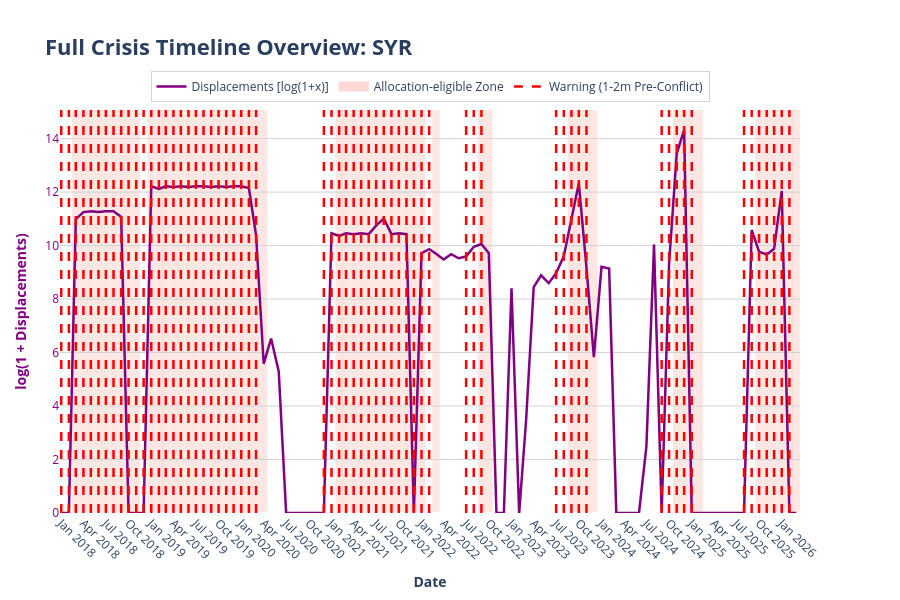

Notebook code for this chart:
### Code cell
import pandas as pd
import numpy as np
import plotly.graph_objects as go

def plot_full_crisis_timeline(df, cerf_path, country_code):
    # 1. PREPARAR EL DATAFRAME PRINCIPAL
    if 'iso3' not in df.columns:
        df = df.reset_index()
        
    df_plot = df[df['iso3'] == country_code].copy()
    df_plot['month'] = pd.to_datetime(df_plot['month'])
    df_plot = df_plot.sort_values('month')
    
    if df_plot.empty:
        print(f"No hay datos en el DataFrame principal para el país: {country_code}")
        return

    # Transformación Log(1 + x) para desplazamientos
    df_plot['disp_log1p'] = np.log1p(df_plot['monthly_displacement'].fillna(0))

    # Extraer las fechas de alerta target_2m (marcadas a mitad de mes)
    if 'target_2m' in df_plot.columns:
        warning_months = df_plot[df_plot['target_2m'] == 1]['month']
        warning_dates = warning_months + pd.Timedelta(days=0)
    else:
        warning_dates = pd.Series(dtype='datetime64[ns]')

    # 3. CREAR LA FIGURA INTERACTIVA
    fig = go.Figure()

    # --- B. Desplazamientos (Línea simple morada - Puesta en y1 para que NO desaparezca) ---
    fig.add_trace(go.Scatter(
        x=df_plot['month'],
        y=df_plot['disp_log1p'],
        customdata=df_plot['monthly_displacement'], 
        mode='lines', 
        name='Displacements [log(1+x)]',
        line=dict(color='purple', width=2.5),
        yaxis='y1',
        hovertemplate='<b>Date:</b> %{x|%b %Y}<br><b>Displacements (Real):</b> %{customdata:,.0f}<br><b>log(1+x):</b> %{y:.2f}<extra></extra>'
    ))

    # --- D. Zonas de Conflicto (Fondo sombreado salmón) ---
    if 'allocation-eligible' in df_plot.columns:
        conflict_months = df_plot[df_plot['allocation-eligible'] == 1]['month']
        for c_month in conflict_months:
            fig.add_vrect(
                x0=c_month - pd.Timedelta(days=15), 
                x1=c_month + pd.Timedelta(days=15),
                fillcolor="salmon",
                opacity=0.2,
                layer="below",
                line_width=0,
            )
        # Leyenda del conflicto
        fig.add_trace(go.Scatter(
            x=[None], y=[None], mode='lines', name='Allocation-eligible Zone',
            line=dict(color='salmon', width=10), opacity=0.3, yaxis='y1'
        ))

    # --- NUEVO: Condición >50k Desplazamientos (Fondo azul clarito) ---
    # Comprueba que tu columna se llame 'target'. Si se llama 'target_4m', cámbialo aquí.
    target_col = 'target' if 'target' in df_plot.columns else None
    if target_col:
        target_months = df_plot[df_plot[target_col] == 1]['month']
        for t_month in target_months:
            fig.add_vrect(
                x0=t_month - pd.Timedelta(days=15), 
                x1=t_month + pd.Timedelta(days=15),
                fillcolor="lightblue",
                opacity=0.3,
                layer="below",
                line_width=0,
            )
        fig.add_trace(go.Scatter(
            x=[None], y=[None], mode='lines', name='>50k Displacements (Target)',
            line=dict(color='lightblue', width=10), opacity=0.4, yaxis='y1'
        ))

    # --- F. Líneas conflict_2m (Líneas verticales rojas a rayas) ---
    if not warning_dates.empty:
        for w_date in warning_dates:
            fig.add_shape(
                type="line",
                x0=w_date, x1=w_date,
                y0=0, y1=1,
                xref="x", yref="paper",
                line=dict(width=2.5, dash="dash", color="red"),
            )
        # Leyenda de Alertas
        fig.add_trace(go.Scatter(
            x=[None], y=[None], mode='lines', name='Warning (1-2m Pre-Conflict)',
            line=dict(color='red', width=2.5, dash='dash'), yaxis='y1'
        ))

    # --- 4. CONFIGURACIÓN DEL LAYOUT (Eliminados los ejes invisibles) ---
    fig.update_layout(
        title=dict(
            text=f'<b>Full Crisis Timeline Overview: {country_code}</b>',
            font=dict(size=22),
            x=0.05
        ),
        margin=dict(l=60, r=100, t=110, b=60), 
        height=600,
        plot_bgcolor='white',
        hovermode="closest",
        
        xaxis=dict(
            title=dict(text="<b>Date</b>"),
            showgrid=False,
            dtick="M3",
            tickformat="%b %Y",
            tickangle=45
        ),
        
        # Eje Y1: Ahora son los Desplazamientos
        yaxis=dict(
            title=dict(text="<b>log(1 + Displacements)</b>", font=dict(color="purple")),
            tickfont=dict(color="purple"),
            showgrid=True,
            gridcolor='lightgrey',
            rangemode="tozero"
        ),
        
        legend=dict(
            orientation="h",
            yanchor="bottom", y=1.02,
            xanchor="center", x=0.5,
            bgcolor='rgba(255,255,255,0.8)',
            bordercolor='lightgrey',
            borderwidth=1
        )
    )

    fig.show()

# --- EJECUCIÓN ---
plot_full_crisis_timeline(df_final, cerf_path="../data_clean/cerf_clean.csv", country_code="SYR")

### Figure 1 — Plotly figure (JSON) as saved in the notebook; plotly's stock layout.template omitted (floating-point values rounded to 4 significant figures)
{"data": [{"customdata": [0.0, 0.0, 59150.0, 77150.0, 79730.0, 77150.0, 79730.0, 79730.0, 64300.0, 0.0, 0.0, 0.0, 202900.0, 183300.0, 202900.0, 196400.0, 202900.0, 196400.0, 202900.0, 202900.0, 196400.0, 202900.0, 196400.0, 202900.0, 202900.0, 189800.0, 32730.0, 264.0, 682.0, 198.0, 0.0, 0.0, 0.0, 0.0, 0.0, 0.0, 34930.0, 31550.0, 34930.0, 33800.0, 34930.0, 33800.0, 46590.0, 60590.0, 33800.0, 34930.0, 33800.0, 0.0, 16610.0, 19330.0, 16210.0, 13140.0, 15980.0, 13710.0, 14640.0, 21090.0, 23360.0, 16600.0, 0.0, 0.0, 4468.0, 0.0, 30.0, 4667.0, 7256.0, 5407.0, 7906.0, 14740.0, 58860.0, 227500.0, 9677.0, 340.0, 9968.0, 9324.0, 0.0, 0.0, 0.0, 0.0, 11.0, 22840.0, 0.0, 11020.0, 688400.0, 1652000.0, 0.0, 0.0, 0.0, 0.0, 0.0, 0.0, 0.0, 0.0, 39450.0, 17610.0, 15680.0, 19580.0, 170000.0, 0.0, 0.0], "hovertemplate": "<b>Date:</b> %{x|%b %Y}<br><b>Displacements (Real):</b> %{customdata:,.0f}<br><b>log(1+x):</b> %{y:.2f}<extra></extra>", "line": {"color": "purple", "width": 2.5}, "mode": "lines", "name": "Displacements [log(1+x)]", "type": "scatter", "x": ["2018-01-01T00:00:00.000000", "2018-02-01T00:00:00.000000", "2018-03-01T00:00:00.000000", "2018-04-01T00:00:00.000000", "2018-05-01T00:00:00.000000", "2018-06-01T00:00:00.000000", "2018-07-01T00:00:00.000000", "2018-08-01T00:00:00.000000", "2018-09-01T00:00:00.000000", "2018-10-01T00:00:00.000000", "2018-11-01T00:00:00.000000", "2018-12-01T00:00:00.000000", "2019-01-01T00:00:00.000000", "2019-02-01T00:00:00.000000", "2019-03-01T00:00:00.000000", "2019-04-01T00:00:00.000000", "2019-05-01T00:00:00.000000", "2019-06-01T00:00:00.000000", "2019-07-01T00:00:00.000000", "2019-08-01T00:00:00.000000", "2019-09-01T00:00:00.000000", "2019-10-01T00:00:00.000000", "2019-11-01T00:00:00.000000", "2019-12-01T00:00:00.000000", "2020-01-01T00:00:00.000000", "2020-02-01T00:00:00.000000", "2020-03-01T00:00:00.000000", "2020-04-01T00:00:00.000000", "2020-05-01T00:00:00.000000", "2020-06-01T00:00:00.000000", "2020-07-01T00:00:00.000000", "2020-08-01T00:00:00.000000", "2020-09-01T00:00:00.000000", "2020-10-01T00:00:00.000000", "2020-11-01T00:00:00.000000", "2020-12-01T00:00:00.000000", "2021-01-01T00:00:00.000000", "2021-02-01T00:00:00.000000", "2021-03-01T00:00:00.000000", "2021-04-01T00:00:00.000000", "2021-05-01T00:00:00.000000", "2021-06-01T00:00:00.000000", "2021-07-01T00:00:00.000000", "2021-08-01T00:00:00.000000", "2021-09-01T00:00:00.000000", "2021-10-01T00:00:00.000000", "2021-11-01T00:00:00.000000", "2021-12-01T00:00:00.000000", "2022-01-01T00:00:00.000000", "2022-02-01T00:00:00.000000", "2022-03-01T00:00:00.000000", "2022-04-01T00:00:00.000000", "2022-05-01T00:00:00.000000", "2022-06-01T00:00:00.000000", "2022-07-01T00:00:00.000000", "2022-08-01T00:00:00.000000", "2022-09-01T00:00:00.000000", "2022-10-01T00:00:00.000000", "2022-11-01T00:00:00.000000", "2022-12-01T00:00:00.000000", "2023-01-01T00:00:00.000000", "2023-02-01T00:00:00.000000", "2023-03-01T00:00:00.000000", "2023-04-01T00:00:00.000000", "2023-05-01T00:00:00.000000", "2023-06-01T00:00:00.000000", "2023-07-01T00:00:00.000000", "2023-08-01T00:00:00.000000", "2023-09-01T00:00:00.000000", "2023-10-01T00:00:00.000000", "2023-11-01T00:00:00.000000", "2023-12-01T00:00:00.000000", "2024-01-01T00:00:00.000000", "2024-02-01T00:00:00.000000", "2024-03-01T00:00:00.000000", "2024-04-01T00:00:00.000000", "2024-05-01T00:00:00.000000", "2024-06-01T00:00:00.000000", "2024-07-01T00:00:00.000000", "2024-08-01T00:00:00.000000", "2024-09-01T00:00:00.000000", "2024-10-01T00:00:00.000000", "2024-11-01T00:00:00.000000", "2024-12-01T00:00:00.000000", "2025-01-01T00:00:00.000000", "2025-02-01T00:00:00.000000", "2025-03-01T00:00:00.000000", "2025-04-01T00:00:00.000000", "2025-05-01T00:00:00.000000", "2025-06-01T00:00:00.000000", "2025-07-01T00:00:00.000000", "2025-08-01T00:00:00.000000", "2025-09-01T00:00:00.000000", "2025-10-01T00:00:00.000000", "2025-11-01T00:00:00.000000", "2025-12-01T00:00:00.000000", "2026-01-01T00:00:00.000000", "2026-02-01T00:00:00.000000", "2026-03-01T00:00:00.000000"], "y": [0.0, 0.0, 10.99, 11.25, 11.29, 11.25, 11.29, 11.29, 11.07, 0.0, 0.0, 0.0, 12.22, 12.12, 12.22, 12.19, 12.22, 12.19, 12.22, 12.22, 12.19, 12.22, 12.19, 12.22, 12.22, 12.15, 10.4, 5.58, 6.526, 5.293, 0.0, 0.0, 0.0, 0.0, 0.0, 0.0, 10.46, 10.36, 10.46, 10.43, 10.46, 10.43, 10.75, 11.01, 10.43, 10.46, 10.43, 0.0, 9.718, 9.869, 9.693, 9.483, 9.679, 9.526, 9.592, 9.957, 10.06, 9.717, 0.0, 0.0, 8.405, 0.0, 3.434, 8.448, 8.89, 8.596, 8.976, 9.598, 10.98, 12.33, 9.178, 5.832, 9.207, 9.141, 0.0, 0.0, 0.0, 0.0, 2.485, 10.04, 0.0, 9.308, 13.44, 14.32, 0.0, 0.0, 0.0, 0.0, 0.0, 0.0, 0.0, 0.0, 10.58, 9.776, 9.66, 9.882, 12.04, 0.0, 0.0], "yaxis": "y"}, {"line": {"color": "salmon", "width": 10}, "mode": "lines", "name": "Allocation-eligible Zone", "opacity": 0.3, "type": "scatter", "x": [null], "y": [null], "yaxis": "y"}, {"line": {"color": "red", "dash": "dash", "width": 2.5}, "mode": "lines", "name": "Warning (1-2m Pre-Conflict)", "type": "scatter", "x": [null], "y": [null], "yaxis": "y"}], "layout": {"height": 600, "hovermode": "closest", "legend": {"bgcolor": "rgba(255,255,255,0.8)", "bordercolor": "lightgrey", "borderwidth": 1, "orientation": "h", "x": 0.5, "xanchor": "center", "y": 1.02, "yanchor": "bottom"}, "margin": {"b": 60, "l": 60, "r": 100, "t": 110}, "plot_bgcolor": "white", "shapes": [{"fillcolor": "salmon", "layer": "below", "line": {"width": 0}, "opacity": 0.2, "type": "rect", "x0": "2018-02-14T00:00:00", "x1": "2018-03-16T00:00:00", "xref": "x", "y0": 0, "y1": 1, "yref": "y domain"}, {"fillcolor": "salmon", "layer": "below", "line": {"width": 0}, "opacity": 0.2, "type": "rect", "x0": "2018-03-17T00:00:00", "x1": "2018-04-16T00:00:00", "xref": "x", "y0": 0, "y1": 1, "yref": "y domain"}, {"fillcolor": "salmon", "layer": "below", "line": {"width": 0}, "opacity": 0.2, "type": "rect", "x0": "2018-04-16T00:00:00", "x1": "2018-05-16T00:00:00", "xref": "x", "y0": 0, "y1": 1, "yref": "y domain"}, {"fillcolor": "salmon", "layer": "below", "line": {"width": 0}, "opacity": 0.2, "type": "rect", "x0": "2018-05-17T00:00:00", "x1": "2018-06-16T00:00:00", "xref": "x", "y0": 0, "y1": 1, "yref": "y domain"}, {"fillcolor": "salmon", "layer": "below", "line": {"width": 0}, "opacity": 0.2, "type": "rect", "x0": "2018-06-16T00:00:00", "x1": "2018-07-16T00:00:00", "xref": "x", "y0": 0, "y1": 1, "yref": "y domain"}, {"fillcolor": "salmon", "layer": "below", "line": {"width": 0}, "opacity": 0.2, "type": "rect", "x0": "2018-07-17T00:00:00", "x1": "2018-08-16T00:00:00", "xref": "x", "y0": 0, "y1": 1, "yref": "y domain"}, {"fillcolor": "salmon", "layer": "below", "line": {"width": 0}, "opacity": 0.2, "type": "rect", "x0": "2018-08-17T00:00:00", "x1": "2018-09-16T00:00:00", "xref": "x", "y0": 0, "y1": 1, "yref": "y domain"}, {"fillcolor": "salmon", "layer": "below", "line": {"width": 0}, "opacity": 0.2, "type": "rect", "x0": "2018-09-16T00:00:00", "x1": "2018-10-16T00:00:00", "xref": "x", "y0": 0, "y1": 1, "yref": "y domain"}, {"fillcolor": "salmon", "layer": "below", "line": {"width": 0}, "opacity": 0.2, "type": "rect", "x0": "2018-10-17T00:00:00", "x1": "2018-11-16T00:00:00", "xref": "x", "y0": 0, "y1": 1, "yref": "y domain"}, {"fillcolor": "salmon", "layer": "below", "line": {"width": 0}, "opacity": 0.2, "type": "rect", "x0": "2018-12-17T00:00:00", "x1": "2019-01-16T00:00:00", "xref": "x", "y0": 0, "y1": 1, "yref": "y domain"}, {"fillcolor": "salmon", "layer": "below", "line": {"width": 0}, "opacity": 0.2, "type": "rect", "x0": "2019-01-17T00:00:00", "x1": "2019-02-16T00:00:00", "xref": "x", "y0": 0, "y1": 1, "yref": "y domain"}, {"fillcolor": "salmon", "layer": "below", "line": {"width": 0}, "opacity": 0.2, "type": "rect", "x0": "2019-02-14T00:00:00", "x1": "2019-03-16T00:00:00", "xref": "x", "y0": 0, "y1": 1, "yref": "y domain"}, {"fillcolor": "salmon", "layer": "below", "line": {"width": 0}, "opacity": 0.2, "type": "rect", "x0": "2019-03-17T00:00:00", "x1": "2019-04-16T00:00:00", "xref": "x", "y0": 0, "y1": 1, "yref": "y domain"}, {"fillcolor": "salmon", "layer": "below", "line": {"width": 0}, "opacity": 0.2, "type": "rect", "x0": "2019-04-16T00:00:00", "x1": "2019-05-16T00:00:00", "xref": "x", "y0": 0, "y1": 1, "yref": "y domain"}, {"fillcolor": "salmon", "layer": "below", "line": {"width": 0}, "opacity": 0.2, "type": "rect", "x0": "2019-05-17T00:00:00", "x1": "2019-06-16T00:00:00", "xref": "x", "y0": 0, "y1": 1, "yref": "y domain"}, {"fillcolor": "salmon", "layer": "below", "line": {"width": 0}, "opacity": 0.2, "type": "rect", "x0": "2019-06-16T00:00:00", "x1": "2019-07-16T00:00:00", "xref": "x", "y0": 0, "y1": 1, "yref": "y domain"}, {"fillcolor": "salmon", "layer": "below", "line": {"width": 0}, "opacity": 0.2, "type": "rect", "x0": "2019-07-17T00:00:00", "x1": "2019-08-16T00:00:00", "xref": "x", "y0": 0, "y1": 1, "yref": "y domain"}, {"fillcolor": "salmon", "layer": "below", "line": {"width": 0}, "opacity": 0.2, "type": "rect", "x0": "2019-08-17T00:00:00", "x1": "2019-09-16T00:00:00", "xref": "x", "y0": 0, "y1": 1, "yref": "y domain"}, {"fillcolor": "salmon", "layer": "below", "line": {"width": 0}, "opacity": 0.2, "type": "rect", "x0": "2019-09-16T00:00:00", "x1": "2019-10-16T00:00:00", "xref": "x", "y0": 0, "y1": 1, "yref": "y domain"}, {"fillcolor": "salmon", "layer": "below", "line": {"width": 0}, "opacity": 0.2, "type": "rect", "x0": "2019-10-17T00:00:00", "x1": "2019-11-16T00:00:00", "xref": "x", "y0": 0, "y1": 1, "yref": "y domain"}, {"fillcolor": "salmon", "layer": "below", "line": {"width": 0}, "opacity": 0.2, "type": "rect", "x0": "2019-11-16T00:00:00", "x1": "2019-12-16T00:00:00", "xref": "x", "y0": 0, "y1": 1, "yref": "y domain"}, {"fillcolor": "salmon", "layer": "below", "line": {"width": 0}, "opacity": 0.2, "type": "rect", "x0": "2019-12-17T00:00:00", "x1": "2020-01-16T00:00:00", "xref": "x", "y0": 0, "y1": 1, "yref": "y domain"}, {"fillcolor": "salmon", "layer": "below", "line": {"width": 0}, "opacity": 0.2, "type": "rect", "x0": "2020-01-17T00:00:00", "x1": "2020-02-16T00:00:00", "xref": "x", "y0": 0, "y1": 1, "yref": "y domain"}, {"fillcolor": "salmon", "layer": "below", "line": {"width": 0}, "opacity": 0.2, "type": "rect", "x0": "2020-02-15T00:00:00", "x1": "2020-03-16T00:00:00", "xref": "x", "y0": 0, "y1": 1, "yref": "y domain"}, {"fillcolor": "salmon", "layer": "below", "line": {"width": 0}, "opacity": 0.2, "type": "rect", "x0": "2020-03-17T00:00:00", "x1": "2020-04-16T00:00:00", "xref": "x", "y0": 0, "y1": 1, "yref": "y domain"}, {"fillcolor": "salmon", "layer": "below", "line": {"width": 0}, "opacity": 0.2, "type": "rect", "x0": "2021-01-17T00:00:00", "x1": "2021-02-16T00:00:00", "xref": "x", "y0": 0, "y1": 1, "yref": "y domain"}, {"fillcolor": "salmon", "layer": "below", "line": {"width": 0}, "opacity": 0.2, "type": "rect", "x0": "2021-02-14T00:00:00", "x1": "2021-03-16T00:00:00", "xref": "x", "y0": 0, "y1": 1, "yref": "y domain"}, {"fillcolor": "salmon", "layer": "below", "line": {"width": 0}, "opacity": 0.2, "type": "rect", "x0": "2021-03-17T00:00:00", "x1": "2021-04-16T00:00:00", "xref": "x", "y0": 0, "y1": 1, "yref": "y domain"}, {"fillcolor": "salmon", "layer": "below", "line": {"width": 0}, "opacity": 0.2, "type": "rect", "x0": "2021-04-16T00:00:00", "x1": "2021-05-16T00:00:00", "xref": "x", "y0": 0, "y1": 1, "yref": "y domain"}, {"fillcolor": "salmon", "layer": "below", "line": {"width": 0}, "opacity": 0.2, "type": "rect", "x0": "2021-05-17T00:00:00", "x1": "2021-06-16T00:00:00", "xref": "x", "y0": 0, "y1": 1, "yref": "y domain"}, {"fillcolor": "salmon", "layer": "below", "line": {"width": 0}, "opacity": 0.2, "type": "rect", "x0": "2021-06-16T00:00:00", "x1": "2021-07-16T00:00:00", "xref": "x", "y0": 0, "y1": 1, "yref": "y domain"}, {"fillcolor": "salmon", "layer": "below", "line": {"width": 0}, "opacity": 0.2, "type": "rect", "x0": "2021-07-17T00:00:00", "x1": "2021-08-16T00:00:00", "xref": "x", "y0": 0, "y1": 1, "yref": "y domain"}, {"fillcolor": "salmon", "layer": "below", "line": {"width": 0}, "opacity": 0.2, "type": "rect", "x0": "2021-08-17T00:00:00", "x1": "2021-09-16T00:00:00", "xref": "x", "y0": 0, "y1": 1, "yref": "y domain"}, {"fillcolor": "salmon", "layer": "below", "line": {"width": 0}, "opacity": 0.2, "type": "rect", "x0": "2021-09-16T00:00:00", "x1": "2021-10-16T00:00:00", "xref": "x", "y0": 0, "y1": 1, "yref": "y domain"}, {"fillcolor": "salmon", "layer": "below", "line": {"width": 0}, "opacity": 0.2, "type": "rect", "x0": "2021-10-17T00:00:00", "x1": "2021-11-16T00:00:00", "xref": "x", "y0": 0, "y1": 1, "yref": "y domain"}, {"fillcolor": "salmon", "layer": "below", "line": {"width": 0}, "opacity": 0.2, "type": "rect", "x0": "2021-11-16T00:00:00", "x1": "2021-12-16T00:00:00", "xref": "x", "y0": 0, "y1": 1, "yref": "y domain"}, {"fillcolor": "salmon", "layer": "below", "line": {"width": 0}, "opacity": 0.2, "type": "rect", "x0": "2021-12-17T00:00:00", "x1": "2022-01-16T00:00:00", "xref": "x", "y0": 0, "y1": 1, "yref": "y domain"}, {"fillcolor": "salmon", "layer": "below", "line": {"width": 0}, "opacity": 0.2, "type": "rect", "x0": "2022-02-14T00:00:00", "x1": "2022-03-16T00:00:00", "xref": "x", "y0": 0, "y1": 1, "yref": "y domain"}, {"fillcolor": "salmon", "layer": "below", "line": {"width": 0}, "opacity": 0.2, "type": "rect", "x0": "2022-08-17T00:00:00", "x1": "2022-09-16T00:00:00", "xref": "x", "y0": 0, "y1": 1, "yref": "y domain"}, {"fillcolor": "salmon", "layer": "below", "line": {"width": 0}, "opacity": 0.2, "type": "rect", "x0": "2022-09-16T00:00:00", "x1": "2022-10-16T00:00:00", "xref": "x", "y0": 0, "y1": 1, "yref": "y domain"}, {"fillcolor": "salmon", "layer": "below", "line": {"width": 0}, "opacity": 0.2, "type": "rect", "x0": "2023-08-17T00:00:00", "x1": "2023-09-16T00:00:00", "xref": "x", "y0": 0, "y1": 1, "yref": "y domain"}, {"fillcolor": "salmon", "layer": "below", "line": {"width": 0}, "opacity": 0.2, "type": "rect", "x0": "2023-09-16T00:00:00", "x1": "2023-10-16T00:00:00", "xref": "x", "y0": 0, "y1": 1, "yref": "y domain"}, {"fillcolor": "salmon", "layer": "below", "line": {"width": 0}, "opacity": 0.2, "type": "rect", "x0": "2023-10-17T00:00:00", "x1": "2023-11-16T00:00:00", "xref": "x", "y0": 0, "y1": 1, "yref": "y domain"}, {"fillcolor": "salmon", "layer": "below", "line": {"width": 0}, "opacity": 0.2, "type": "rect", "x0": "2023-11-16T00:00:00", "x1": "2023-12-16T00:00:00", "xref": "x", "y0": 0, "y1": 1, "yref": "y domain"}, {"fillcolor": "salmon", "layer": "below", "line": {"width": 0}, "opacity": 0.2, "type": "rect", "x0": "2024-10-17T00:00:00", "x1": "2024-11-16T00:00:00", "xref": "x", "y0": 0, "y1": 1, "yref": "y domain"}, {"fillcolor": "salmon", "layer": "below", "line": {"width": 0}, "opacity": 0.2, "type": "rect", "x0": "2024-11-16T00:00:00", "x1": "2024-12-16T00:00:00", "xref": "x", "y0": 0, "y1": 1, "yref": "y domain"}, {"fillcolor": "salmon", "layer": "below", "line": {"width": 0}, "opacity": 0.2, "type": "rect", "x0": "2024-12-17T00:00:00", "x1": "2025-01-16T00:00:00", "xref": "x", "y0": 0, "y1": 1, "yref": "y domain"}, {"fillcolor": "salmon", "layer": "below", "line": {"width": 0}, "opacity": 0.2, "type": "rect", "x0": "2025-01-17T00:00:00", "x1": "2025-02-16T00:00:00", "xref": "x", "y0": 0, "y1": 1, "yref": "y domain"}, {"fillcolor": "salmon", "layer": "below", "line": {"width": 0}, "opacity": 0.2, "type": "rect", "x0": "2025-09-16T00:00:00", "x1": "2025-10-16T00:00:00", "xref": "x", "y0": 0, "y1": 1, "yref": "y domain"}, {"fillcolor": "salmon", "layer": "below", "line": {"width": 0}, "opacity": 0.2, "type": "rect", "x0": "2025-10-17T00:00:00", "x1": "2025-11-16T00:00:00", "xref": "x", "y0": 0, "y1": 1, "yref": "y domain"}, {"fillcolor": "salmon", "layer": "below", "line": {"width": 0}, "opacity": 0.2, "type": "rect", "x0": "2025-11-16T00:00:00", "x1": "2025-12-16T00:00:00", "xref": "x", "y0": 0, "y1": 1, "yref": "y domain"}, {"fillcolor": "salmon", "layer": "below", "line": {"width": 0}, "opacity": 0.2, "type": "rect", "x0": "2025-12-17T00:00:00", "x1": "2026-01-16T00:00:00", "xref": "x", "y0": 0, "y1": 1, "yref": "y domain"}, {"fillcolor": "salmon", "layer": "below", "line": {"width": 0}, "opacity": 0.2, "type": "rect", "x0": "2026-01-17T00:00:00", "x1": "2026-02-16T00:00:00", "xref": "x", "y0": 0, "y1": 1, "yref": "y domain"}, {"fillcolor": "salmon", "layer": "below", "line": {"width": 0}, "opacity": 0.2, "type": "rect", "x0": "2026-02-14T00:00:00", "x1": "2026-03-16T00:00:00", "xref": "x", "y0": 0, "y1": 1, "yref": "y domain"}, {"line": {"color": "red", "dash": "dash", "width": 2.5}, "type": "line", "x0": "2018-01-01T00:00:00", "x1": "2018-01-01T00:00:00", "xref": "x", "y0": 0, "y1": 1, "yref": "paper"}, {"line": {"color": "red", "dash": "dash", "width": 2.5}, "type": "line", "x0": "2018-02-01T00:00:00", "x1": "2018-02-01T00:00:00", "xref": "x", "y0": 0, "y1": 1, "yref": "paper"}, {"line": {"color": "red", "dash": "dash", "width": 2.5}, "type": "line", "x0": "2018-03-01T00:00:00", "x1": "2018-03-01T00:00:00", "xref": "x", "y0": 0, "y1": 1, "yref": "paper"}, {"line": {"color": "red", "dash": "dash", "width": 2.5}, "type": "line", "x0": "2018-04-01T00:00:00", "x1": "2018-04-01T00:00:00", "xref": "x", "y0": 0, "y1": 1, "yref": "paper"}, {"line": {"color": "red", "dash": "dash", "width": 2.5}, "type": "line", "x0": "2018-05-01T00:00:00", "x1": "2018-05-01T00:00:00", "xref": "x", "y0": 0, "y1": 1, "yref": "paper"}, {"line": {"color": "red", "dash": "dash", "width": 2.5}, "type": "line", "x0": "2018-06-01T00:00:00", "x1": "2018-06-01T00:00:00", "xref": "x", "y0": 0, "y1": 1, "yref": "paper"}, {"line": {"color": "red", "dash": "dash", "width": 2.5}, "type": "line", "x0": "2018-07-01T00:00:00", "x1": "2018-07-01T00:00:00", "xref": "x", "y0": 0, "y1": 1, "yref": "paper"}, {"line": {"color": "red", "dash": "dash", "width": 2.5}, "type": "line", "x0": "2018-08-01T00:00:00", "x1": "2018-08-01T00:00:00", "xref": "x", "y0": 0, "y1": 1, "yref": "paper"}, {"line": {"color": "red", "dash": "dash", "width": 2.5}, "type": "line", "x0": "2018-09-01T00:00:00", "x1": "2018-09-01T00:00:00", "xref": "x", "y0": 0, "y1": 1, "yref": "paper"}, {"line": {"color": "red", "dash": "dash", "width": 2.5}, "type": "line", "x0": "2018-10-01T00:00:00", "x1": "2018-10-01T00:00:00", "xref": "x", "y0": 0, "y1": 1, "yref": "paper"}, {"line": {"color": "red", "dash": "dash", "width": 2.5}, "type": "line", "x0": "2018-11-01T00:00:00", "x1": "2018-11-01T00:00:00", "xref": "x", "y0": 0, "y1": 1, "yref": "paper"}, {"line": {"color": "red", "dash": "dash", "width": 2.5}, "type": "line", "x0": "2018-12-01T00:00:00", "x1": "2018-12-01T00:00:00", "xref": "x", "y0": 0, "y1": 1, "yref": "paper"}, {"line": {"color": "red", "dash": "dash", "width": 2.5}, "type": "line", "x0": "2019-01-01T00:00:00", "x1": "2019-01-01T00:00:00", "xref": "x", "y0": 0, "y1": 1, "yref": "paper"}, {"line": {"color": "red", "dash": "dash", "width": 2.5}, "type": "line", "x0": "2019-02-01T00:00:00", "x1": "2019-02-01T00:00:00", "xref": "x", "y0": 0, "y1": 1, "yref": "paper"}, {"line": {"color": "red", "dash": "dash", "width": 2.5}, "type": "line", "x0": "2019-03-01T00:00:00", "x1": "2019-03-01T00:00:00", "xref": "x", "y0": 0, "y1": 1, "yref": "paper"}, {"line": {"color": "red", "dash": "dash", "width": 2.5}, "type": "line", "x0": "2019-04-01T00:00:00", "x1": "2019-04-01T00:00:00", "xref": "x", "y0": 0, "y1": 1, "yref": "paper"}, {"line": {"color": "red", "dash": "dash", "width": 2.5}, "type": "line", "x0": "2019-05-01T00:00:00", "x1": "2019-05-01T00:00:00", "xref": "x", "y0": 0, "y1": 1, "yref": "paper"}, {"line": {"color": "red", "dash": "dash", "width": 2.5}, "type": "line", "x0": "2019-06-01T00:00:00", "x1": "2019-06-01T00:00:00", "xref": "x", "y0": 0, "y1": 1, "yref": "paper"}, {"line": {"color": "red", "dash": "dash", "width": 2.5}, "type": "line", "x0": "2019-07-01T00:00:00", "x1": "2019-07-01T00:00:00", "xref": "x", "y0": 0, "y1": 1, "yref": "paper"}, {"line": {"color": "red", "dash": "dash", "width": 2.5}, "type": "line", "x0": "2019-08-01T00:00:00", "x1": "2019-08-01T00:00:00", "xref": "x", "y0": 0, "y1": 1, "yref": "paper"}, {"line": {"color": "red", "dash": "dash", "width": 2.5}, "type": "line", "x0": "2019-09-01T00:00:00", "x1": "2019-09-01T00:00:00", "xref": "x", "y0": 0, "y1": 1, "yref": "paper"}, {"line": {"color": "red", "dash": "dash", "width": 2.5}, "type": "line", "x0": "2019-10-01T00:00:00", "x1": "2019-10-01T00:00:00", "xref": "x", "y0": 0, "y1": 1, "yref": "paper"}, {"line": {"color": "red", "dash": "dash", "width": 2.5}, "type": "line", "x0": "2019-11-01T00:00:00", "x1": "2019-11-01T00:00:00", "xref": "x", "y0": 0, "y1": 1, "yref": "paper"}, {"line": {"color": "red", "dash": "dash", "width": 2.5}, "type": "line", "x0": "2019-12-01T00:00:00", "x1": "2019-12-01T00:00:00", "xref": "x", "y0": 0, "y1": 1, "yref": "paper"}, {"line": {"color": "red", "dash": "dash", "width": 2.5}, "type": "line", "x0": "2020-01-01T00:00:00", "x1": "2020-01-01T00:00:00", "xref": "x", "y0": 0, "y1": 1, "yref": "paper"}, {"line": {"color": "red", "dash": "dash", "width": 2.5}, "type": "line", "x0": "2020-02-01T00:00:00", "x1": "2020-02-01T00:00:00", "xref": "x", "y0": 0, "y1": 1, "yref": "paper"}, {"line": {"color": "red", "dash": "dash", "width": 2.5}, "type": "line", "x0": "2020-03-01T00:00:00", "x1": "2020-03-01T00:00:00", "xref": "x", "y0": 0, "y1": 1, "yref": "paper"}, {"line": {"color": "red", "dash": "dash", "width": 2.5}, "type": "line", "x0": "2020-12-01T00:00:00", "x1": "2020-12-01T00:00:00", "xref": "x", "y0": 0, "y1": 1, "yref": "paper"}, {"line": {"color": "red", "dash": "dash", "width": 2.5}, "type": "line", "x0": "2021-01-01T00:00:00", "x1": "2021-01-01T00:00:00", "xref": "x", "y0": 0, "y1": 1, "yref": "paper"}, {"line": {"color": "red", "dash": "dash", "width": 2.5}, "type": "line", "x0": "2021-02-01T00:00:00", "x1": "2021-02-01T00:00:00", "xref": "x", "y0": 0, "y1": 1, "yref": "paper"}, {"line": {"color": "red", "dash": "dash", "width": 2.5}, "type": "line", "x0": "2021-03-01T00:00:00", "x1": "2021-03-01T00:00:00", "xref": "x", "y0": 0, "y1": 1, "yref": "paper"}, {"line": {"color": "red", "dash": "dash", "width": 2.5}, "type": "line", "x0": "2021-04-01T00:00:00", "x1": "2021-04-01T00:00:00", "xref": "x", "y0": 0, "y1": 1, "yref": "paper"}, {"line": {"color": "red", "dash": "dash", "width": 2.5}, "type": "line", "x0": "2021-05-01T00:00:00", "x1": "2021-05-01T00:00:00", "xref": "x", "y0": 0, "y1": 1, "yref": "paper"}, {"line": {"color": "red", "dash": "dash", "width": 2.5}, "type": "line", "x0": "2021-06-01T00:00:00", "x1": "2021-06-01T00:00:00", "xref": "x", "y0": 0, "y1": 1, "yref": "paper"}, {"line": {"color": "red", "dash": "dash", "width": 2.5}, "type": "line", "x0": "2021-07-01T00:00:00", "x1": "2021-07-01T00:00:00", "xref": "x", "y0": 0, "y1": 1, "yref": "paper"}, {"line": {"color": "red", "dash": "dash", "width": 2.5}, "type": "line", "x0": "2021-08-01T00:00:00", "x1": "2021-08-01T00:00:00", "xref": "x", "y0": 0, "y1": 1, "yref": "paper"}, {"line": {"color": "red", "dash": "dash", "width": 2.5}, "type": "line", "x0": "2021-09-01T00:00:00", "x1": "2021-09-01T00:00:00", "xref": "x", "y0": 0, "y1": 1, "yref": "paper"}, {"line": {"color": "red", "dash": "dash", "width": 2.5}, "type": "line", "x0": "2021-10-01T00:00:00", "x1": "2021-10-01T00:00:00", "xref": "x", "y0": 0, "y1": 1, "yref": "paper"}, {"line": {"color": "red", "dash": "dash", "width": 2.5}, "type": "line", "x0": "2021-11-01T00:00:00", "x1": "2021-11-01T00:00:00", "xref": "x", "y0": 0, "y1": 1, "yref": "paper"}, {"line": {"color": "red", "dash": "dash", "width": 2.5}, "type": "line", "x0": "2021-12-01T00:00:00", "x1": "2021-12-01T00:00:00", "xref": "x", "y0": 0, "y1": 1, "yref": "paper"}, {"line": {"color": "red", "dash": "dash", "width": 2.5}, "type": "line", "x0": "2022-01-01T00:00:00", "x1": "2022-01-01T00:00:00", "xref": "x", "y0": 0, "y1": 1, "yref": "paper"}, {"line": {"color": "red", "dash": "dash", "width": 2.5}, "type": "line", "x0": "2022-02-01T00:00:00", "x1": "2022-02-01T00:00:00", "xref": "x", "y0": 0, "y1": 1, "yref": "paper"}, {"line": {"color": "red", "dash": "dash", "width": 2.5}, "type": "line", "x0": "2022-07-01T00:00:00", "x1": "2022-07-01T00:00:00", "xref": "x", "y0": 0, "y1": 1, "yref": "paper"}, {"line": {"color": "red", "dash": "dash", "width": 2.5}, "type": "line", "x0": "2022-08-01T00:00:00", "x1": "2022-08-01T00:00:00", "xref": "x", "y0": 0, "y1": 1, "yref": "paper"}, {"line": {"color": "red", "dash": "dash", "width": 2.5}, "type": "line", "x0": "2022-09-01T00:00:00", "x1": "2022-09-01T00:00:00", "xref": "x", "y0": 0, "y1": 1, "yref": "paper"}, {"line": {"color": "red", "dash": "dash", "width": 2.5}, "type": "line", "x0": "2023-07-01T00:00:00", "x1": "2023-07-01T00:00:00", "xref": "x", "y0": 0, "y1": 1, "yref": "paper"}, {"line": {"color": "red", "dash": "dash", "width": 2.5}, "type": "line", "x0": "2023-08-01T00:00:00", "x1": "2023-08-01T00:00:00", "xref": "x", "y0": 0, "y1": 1, "yref": "paper"}, {"line": {"color": "red", "dash": "dash", "width": 2.5}, "type": "line", "x0": "2023-09-01T00:00:00", "x1": "2023-09-01T00:00:00", "xref": "x", "y0": 0, "y1": 1, "yref": "paper"}, {"line": {"color": "red", "dash": "dash", "width": 2.5}, "type": "line", "x0": "2023-10-01T00:00:00", "x1": "2023-10-01T00:00:00", "xref": "x", "y0": 0, "y1": 1, "yref": "paper"}, {"line": {"color": "red", "dash": "dash", "width": 2.5}, "type": "line", "x0": "2023-11-01T00:00:00", "x1": "2023-11-01T00:00:00", "xref": "x", "y0": 0, "y1": 1, "yref": "paper"}, {"line": {"color": "red", "dash": "dash", "width": 2.5}, "type": "line", "x0": "2024-09-01T00:00:00", "x1": "2024-09-01T00:00:00", "xref": "x", "y0": 0, "y1": 1, "yref": "paper"}, {"line": {"color": "red", "dash": "dash", "width": 2.5}, "type": "line", "x0": "2024-10-01T00:00:00", "x1": "2024-10-01T00:00:00", "xref": "x", "y0": 0, "y1": 1, "yref": "paper"}, {"line": {"color": "red", "dash": "dash", "width": 2.5}, "type": "line", "x0": "2024-11-01T00:00:00", "x1": "2024-11-01T00:00:00", "xref": "x", "y0": 0, "y1": 1, "yref": "paper"}, {"line": {"color": "red", "dash": "dash", "width": 2.5}, "type": "line", "x0": "2024-12-01T00:00:00", "x1": "2024-12-01T00:00:00", "xref": "x", "y0": 0, "y1": 1, "yref": "paper"}, {"line": {"color": "red", "dash": "dash", "width": 2.5}, "type": "line", "x0": "2025-01-01T00:00:00", "x1": "2025-01-01T00:00:00", "xref": "x", "y0": 0, "y1": 1, "yref": "paper"}, {"line": {"color": "red", "dash": "dash", "width": 2.5}, "type": "line", "x0": "2025-08-01T00:00:00", "x1": "2025-08-01T00:00:00", "xref": "x", "y0": 0, "y1": 1, "yref": "paper"}, {"line": {"color": "red", "dash": "dash", "width": 2.5}, "type": "line", "x0": "2025-09-01T00:00:00", "x1": "2025-09-01T00:00:00", "xref": "x", "y0": 0, "y1": 1, "yref": "paper"}, {"line": {"color": "red", "dash": "dash", "width": 2.5}, "type": "line", "x0": "2025-10-01T00:00:00", "x1": "2025-10-01T00:00:00", "xref": "x", "y0": 0, "y1": 1, "yref": "paper"}, {"line": {"color": "red", "dash": "dash", "width": 2.5}, "type": "line", "x0": "2025-11-01T00:00:00", "x1": "2025-11-01T00:00:00", "xref": "x", "y0": 0, "y1": 1, "yref": "paper"}, {"line": {"color": "red", "dash": "dash", "width": 2.5}, "type": "line", "x0": "2025-12-01T00:00:00", "x1": "2025-12-01T00:00:00", "xref": "x", "y0": 0, "y1": 1, "yref": "paper"}, {"line": {"color": "red", "dash": "dash", "width": 2.5}, "type": "line", "x0": "2026-01-01T00:00:00", "x1": "2026-01-01T00:00:00", "xref": "x", "y0": 0, "y1": 1, "yref": "paper"}, {"line": {"color": "red", "dash": "dash", "width": 2.5}, "type": "line", "x0": "2026-02-01T00:00:00", "x1": "2026-02-01T00:00:00", "xref": "x", "y0": 0, "y1": 1, "yref": "paper"}], "title": {"font": {"size": 22}, "text": "<b>Full Crisis Timeline Overview: SYR</b>", "x": 0.05}, "xaxis": {"dtick": "M3", "showgrid": false, "tickangle": 45, "tickformat": "%b %Y", "title": {"text": "<b>Date</b>"}}, "yaxis": {"gridcolor": "lightgrey", "rangemode": "tozero", "showgrid": true, "tickfont": {"color": "purple"}, "title": {"font": {"color": "purple"}, "text": "<b>log(1 + Displacements)</b>"}}}}
